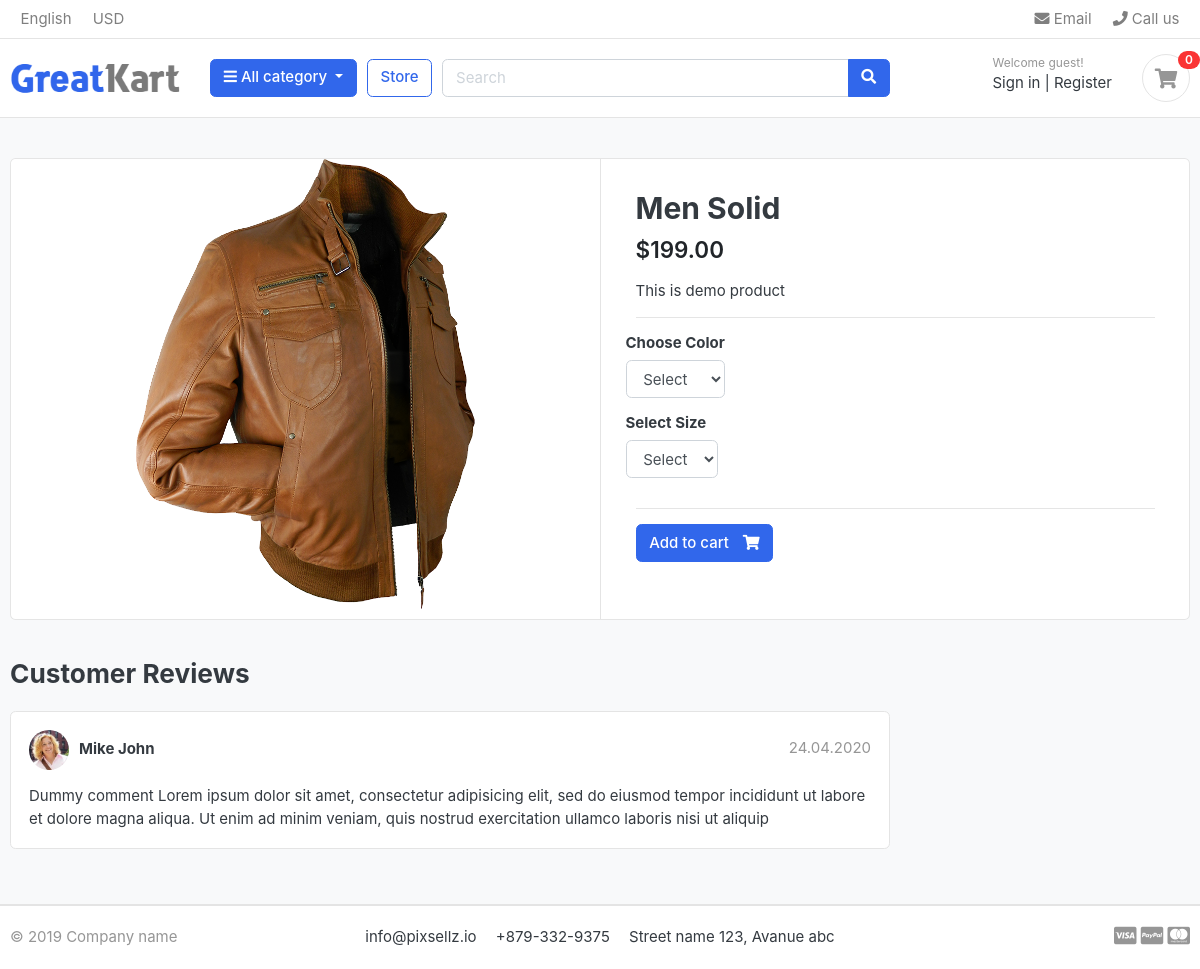
The page /store/category/jackets/mensolid/ on the database as committed earlier.
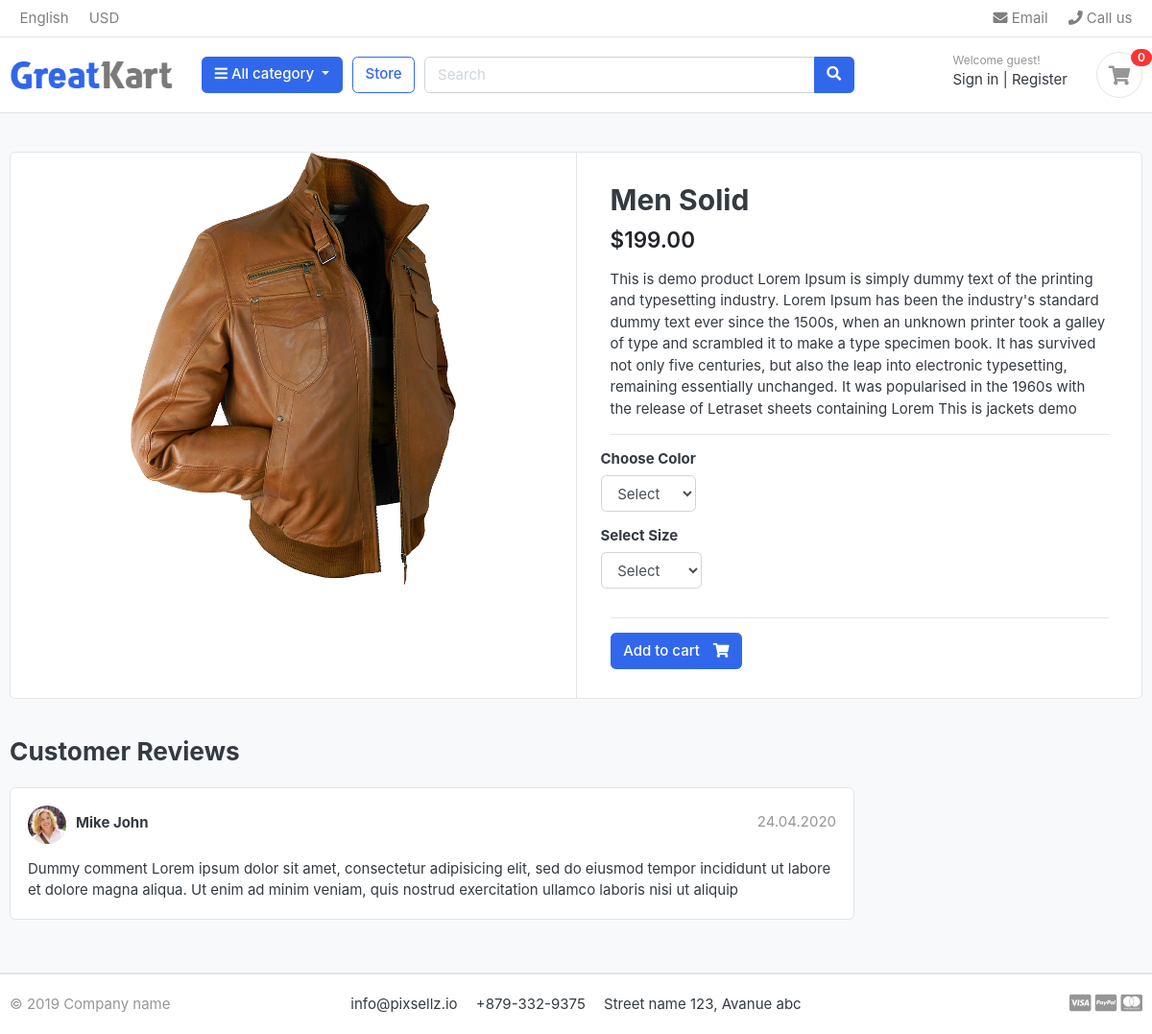
The same page on the database as committed later.
### store/models.py (models this page shows, shortened)
class Product(models.Model):
    id = models.BigAutoField(primary_key=True)
    product_name =  models.CharField(max_length=200, unique=True)
    slug = models.SlugField(max_length= 200, unique=True)
    product_describtion=models.TextField(max_length=500, blank=True)
    price=models.DecimalField(max_digits=10, decimal_places=2)
    image= models.ImageField(upload_to='photos/products')
    stock= models.IntegerField()
    is_available = models.BooleanField(default=True)
    category = models.ForeignKey(category, on_delete=models.CASCADE)
    create_date = models.DateTimeField(auto_now_add= True)
    modified_date=  models.TimeField(auto_now=True)

### store/views.py (the view)
# urls.py: path('category/<slug:category_slug>/<slug:product_slug>/', views.product_detail, name='product_detail'),
def product_detail(request, category_slug, product_slug):
    try:
        single_product = get_object_or_404(Product, category__slug= category_slug, slug=product_slug)
        cart_item_id = Carts_id(request, product=single_product)
        in_cart = cart_item_id is not None
    except Exception as e:
       raise e
    context = {
        'single_product' : single_product,
        'in_cart'        : in_cart,
    }
    return render(request, 'store/product_detail.html', context)

### carts/context_processors.py (called while the page is built)
def counter(request):
    cart_count = 0
    if 'admin' in request.path:
        return{}
    else:
        try:
            cart = Cart.objects.filter(cart_id=Carts_id(request))
            if request.user.is_authenticated:
               cart_items =CartItem.objects.all().filter(user=request.user)
            else:
               cart_items = CartItem.objects.all().filter(cart=cart[:1])
            for cart_item in cart_items:
                   cart_count = cart_item.quantity
        except Cart.DoesNotExist:
            cart_count = 0
    return  { 'cart_count' : cart_count}

### carts/views.py (called while the page is built, shortened)
def Carts_id(request,product=None,selected_color = None, selected_size = None):
    cart_id= request.session.session_key
    print("cart id:", cart_id)
    if not cart_id:
        request.session.save()
        cart_id = request.session.create()
    return cart_id

### category/context_processors.py (called while the page is built)
def menu_links(request):
    links = category.objects.all()
    return dict(links = links)

### category/models.py (called while the page is built)
    def get_url(self):
        return reverse('products_by_category', args=[self.slug])

### store/models.py (called while the page is built)
    def colors(self):
        return super(VariationManager, self).filter(variation_category='color',is_active=True,)

    def sizes(self):
        return super(VariationManager,self).filter(variation_category='size',is_active=True,)

### templates/store/product_detail.html (shortened to what this page needs)
{%extends 'base.html' %}
{% load static %}
{% block content %}
<section class="section-content padding-y bg">
    <div class="container">
    <div class="card">
        <div class="row no-gutters">
            <aside class="col-md-6">
    <article class="gallery-wrap">
        <div class="img-big-wrap">
           <a href="#"><img src="{{single_product.image.url}}"></a>
        </div>
    </article>
            </aside>
            <main class="col-md-6 border-left">
              <form action="{% url 'add_Carts'  single_product.id %}" method = "POST">
    <article class="content-body">
    <h2 class="title">{{single_product.product_name}}</h2>
    <div class="mb-3">
        <var class="price h4">${{single_product.price}}</var>
    </div>
    <p>{{ single_product.product_describtion  }}</p>
    <hr>
        <div class="row">
            <div class="item-option-select">
                <h6>Choose Color</h6>
                <select name ="color" class = "form-control" required>
                  <option value=""disabled selected>Select</option>
                </select>
            </div>
        </div>
        <div class="row">
            <div class="item-option-select">
                <h6>Select Size</h6>
                <select name ="size" class = "form-control" required>
                  <option value="" disabled selected> Select  </option>
                </select>
            </div>
        </div>
        <hr>
        {% if single_product.stock <= 0 %}
               <h5 class= "text-danger"> out of stock </h5>
        {% else %}
    <button type ="submit"  class="btn  btn-primary"> <span class="text">Add to cart</span> <i class="fas fa-shopping-cart"></i>  </button>
{% endif %}
    </article>
</form>
            </main>
        </div>
    </div>
    <br>
    <div class="row">
                <div class="col-md-9">
        <header class="section-heading">
            <h3>Customer Reviews </h3>
        </header>
        <article class="box mb-3">
            <div class="icontext w-100">
                <img src="{% static './images/avatars/avatar1.jpg' %}" class="img-xs icon rounded-circle">
                <div class="text">
                    <span class="date text-muted float-md-right">24.04.2020 </span>
                    <h6 class="mb-1">Mike John </h6>
                </div>
            </div>
            <div class="mt-3">
                <p>
                    Dummy comment Lorem ipsum dolor sit amet, consectetur adipisicing elit, sed do eiusmod
                    tempor incididunt ut labore et dolore magna aliqua. Ut enim ad minim veniam,
                    quis nostrud exercitation ullamco laboris nisi ut aliquip
                </p>
            </div>
        </article>
        </div>
    </div>
    </div>
    </section>
    {% endblock %}

### templates/base.html (shortened to what this page needs)
{% load static %}
<!DOCTYPE HTML>
<html lang="en">
<head>
<link href="{%static 'css/bootstrap.css'%}" rel="stylesheet" type="text/css"/>
<link href="fonts/fontawesome/css/all.min.css" type="text/css" rel="stylesheet">
<link href="{%static 'css/ui.css'%}" rel="stylesheet" type="text/css"/>
<link href="{%static 'css/responsive.css'%}" rel="stylesheet" media="only screen and (max-width: 1200px)" />
</head>
<body>
    {% include 'includes/navbar.html' %}
{% block content %}
{% endblock %}
{% include 'includes/footer.html' %}

### templates/includes/navbar.html (shortened to what this page needs)
{% load static %}
<header class="section-header">
    <nav class="navbar p-md-0 navbar-expand-sm navbar-light border-bottom">
    <div class="container">
      <div class="collapse navbar-collapse" id="navbarTop4">
        <ul class="navbar-nav mr-auto">
            <li class="nav-item dropdown">
                 <a href="#" class="nav-link">   English </a>
            </li>
            <li class="nav-item dropdown">
                <a href="#" class="nav-link"> USD </a>
            </li>
        </ul>
        <ul class="navbar-nav">
            <li><a href="#" class="nav-link"> <i class="fa fa-envelope"></i> Email </a></li>
            <li><a href="#" class="nav-link"> <i class="fa fa-phone"></i> Call us </a></li>
        </ul>
      </div>
    </div>
    </nav>
    <section class="header-main border-bottom">
        <div class="container">
    <div class="row align-items-center">
        <div class="col-lg-2 col-md-3 col-6">
            <a href="{% url 'home' %}" class="brand-wrap">
                <img class="logo" src="{% static './images/logo.png' %}">
            </a>
        </div>
        <div class="col-lg col-sm col-md col-6 flex-grow-0">
            <div class="category-wrap dropdown d-inline-block float-right">
                <button type="button" class="btn btn-primary dropdown-toggle" data-toggle="dropdown">
                    <i class="fa fa-bars"></i> All category
                </button>
            </div>
        </div>
        <a href="{% url 'store' %}" class="btn btn-outline-primary">Store</a>
        <div class="col-lg  col-md-6 col-sm-12 col">
            <form action="{%url 'search'%}" class="search" method="GET">
                <div class="input-group w-100">
                    <input type="text" class="form-control" style="width:60%;" placeholder="Search" name="keyword" >
                    <div class="input-group-append">
                      <button class="btn btn-primary" type="submit">
                        <i class="fa fa-search"></i>
                      </button>
                    </div>
                </div>
            </form>
        </div>
        <div class="col-lg-3 col-sm-6 col-8 order-2 order-lg-3">
                    <div class="d-flex justify-content-end mb-3 mb-lg-0">
                        {% if user.id is  None %}
                        <div class="widget-header">
                            <small class="title text-muted">Welcome guest!</small>
                            <div>
                                <a href="{% url 'login' %}">Sign in</a> <span class="dark-transp"> | </span>
                                <a href="{% url 'register' %}"> Register</a>
                            </div>
                        </div>
                        {% endif %}
                        <a href="{%url 'Carts' %}" class="widget-header pl-3 ml-3">
                            <div class="icon icon-sm rounded-circle border"><i class="fa fa-shopping-cart"></i></div>
                            <span class="badge badge-pill badge-danger notify">{{cart_count}}</span>
                        </a>
                    </div>
                </div>
    </div>
        </div>
    </section>
    </header>

### templates/includes/footer.html
{% load static %}
<footer class="section-footer border-top">
	<div class="container">
		<section class="footer-bottom border-top row">
			<div class="col-md-2">
				<p class="text-muted"> &copy 2019 Company name </p>
			</div>
			<div class="col-md-8 text-md-center">
				<span  class="px-2">info@pixsellz.io</span>
				<span  class="px-2">+879-332-9375</span>
				<span  class="px-2">Street name 123, Avanue abc</span>
			</div>
			<div class="col-md-2 text-md-right text-muted">
				<i class="fab fa-lg fa-cc-visa"></i>
				<i class="fab fa-lg fa-cc-paypal"></i>
				<i class="fab fa-lg fa-cc-mastercard"></i>
			</div>
		</section>
	</div>
</footer>

### static/css/ui.css (style rules this page uses)
html { font-family: "Inter", sans-serif; font-size: 15px; }
.content-body { flex: 1 1 auto; padding: 2rem 2.3rem; }
.icon-xs, .icon-sm, .icon-md, .icon-lg { display: inline-block; text-align: center; flex-shrink: 0; flex-grow: 0; }
.icon-sm { width: 48px; height: 48px; line-height: 48px !important; font-size: 20px; }
.img-xs, .img-sm, .img-md, .img-lg { -o-object-fit: cover; object-fit: cover; flex-shrink: 0; flex-grow: 0; }
.img-xs { width: 40px; height: 40px; }
.padding-y { padding-top: 40px; padding-bottom: 40px; }
var { font-style: normal; }
article:after, .form-group:after { display: block; clear: both; content: ""; }
.bg { background-color: #f8f9fa; }
.section-heading { margin-bottom: 20px; margin-top: 15px; }
p:last-child { margin-bottom: 0; }
.header-main { position: relative; padding-top: 1rem; padding-bottom: 1rem; }
.brand-wrap .logo, .navbar-brand .logo { margin-right: 7px; max-height: 42px; display: inline-block; }
.widget-header { display: inline-block; vertical-align: middle; position: relative; }
.widget-header a { color: #343a40; }
.widget-header i { color: #969696; }
.widget-header .title { display: block; }
.widget-header .notify { position: absolute; top: -3px; right: -10px; }
.footer-bottom { padding-top: 20px; padding-bottom: 20px; }
.btn .text + i { margin-left: 10px; }
.icontext { display: inline-flex; align-items: center; vertical-align: middle; }
.icontext .text { width: 100%; line-height: 1.2; }
.icontext .icon { position: relative; margin-right: 10px; flex-shrink: 0; flex-grow: 0; }
.notify { position: absolute; top: -4px; right: -10px; display: inline-block; padding: 0.25em 0.6em; font-size: 12px; line-height: 1; text-align: center; border-radius: 3rem; color: #fff; background-color: #fa3434; }
.price { font-weight: 600; color: #212529; }
.box { padding: 18px; background: #fff; border-radius: 0.37rem; border: 1px solid #e4e4e4; }
.box img { max-width: 100%; }
.gallery-wrap .img-big-wrap { margin-bottom: 10px; border-radius: 0.37rem; overflow: hidden; background-color: #fff; }
.gallery-wrap .img-big-wrap a { text-align: center; display: block; }
.gallery-wrap .img-big-wrap img { height: 450px; width: auto; display: inline-block; }
.item-option-select { margin-bottom: 1rem; display: inline-block; margin-right: 15px; }

Rows that differ between the two databases and show on the page:
changed Product "Men Solid": product_describtion "This is demo product" → "This is demo product Lorem Ipsum is simply dummy text of the printing and typesetting industry. Lorem Ipsum has been the industry's standard dummy text ever since the 1500s, when an unknown printer took a galley of type and scrambled it to make a type specimen book. It has survived not only five centuries, but also the leap into electronic typesetting, remaining essentially unchanged. It was popularised in the 1960s with the release of Letraset sheets containing Lorem This is jackets demo"
